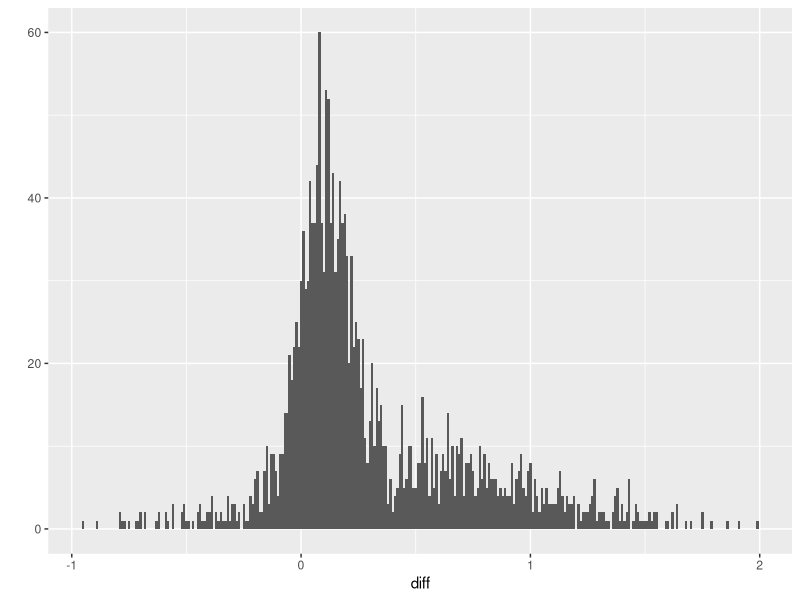
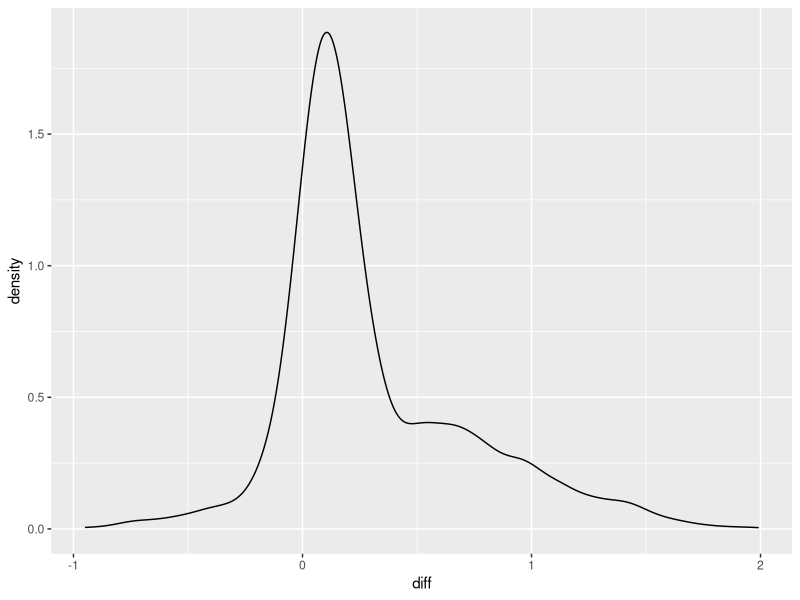
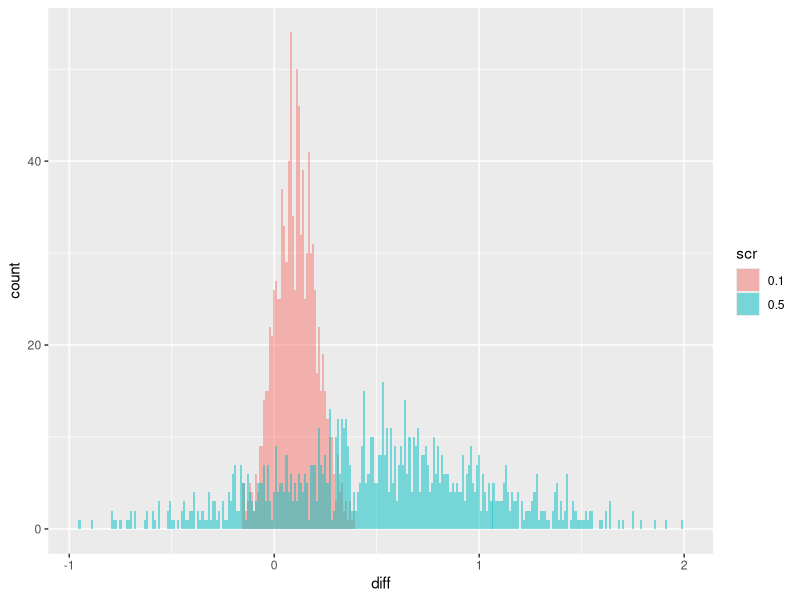
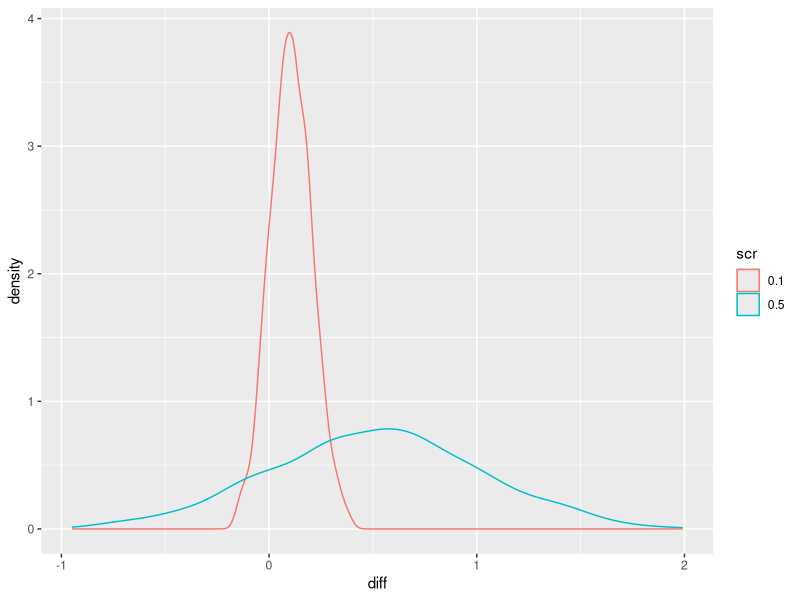

Source code (R) for these figures, in order:
## ---- chunk 1
library(ggplot2)
## ---- chunk 2
sz <- 1000

df_a <- data.frame(
  scr = rep(0.1, times = sz),
  diff = rnorm(n = sz, mean = 0.1, sd = 0.1)
)

df_b <- data.frame(
  scr = rep(0.5, times = sz),
  diff = rnorm(n = sz, mean = 0.5, sd = 0.5)
)
df <- rbind(df_a, df_b)
df$scr <- as.factor(df$scr)
## ---- chunk 3
ggplot2::qplot(diff, data = df, binwidth = 0.01)
## ---- chunk 4
ggplot(df, aes(x = diff)) + geom_density()
## ---- chunk 5
ggplot(df, aes(x = diff, fill = scr)) +
    geom_histogram(binwidth=0.01, alpha=.5, position="identity")

ggplot(df, aes(x = diff, colour = scr)) + geom_density()

